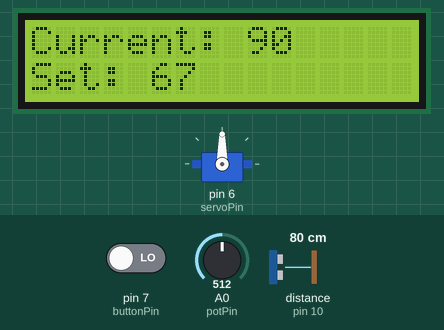
This sketch was run on a simulated Arduino Uno, built with avr-gcc and run on an emulated ATmega328P. Shown: servo, 16×2 character LCD. The inputs (shaded band) are chosen by the test bench; at power-on: A0 (potPin) = 512, pin 7 (buttonPin) LOW, distance to the obstacle (sensor on pin 10) 80 cm. The echo pulse lasts 58.3 µs per cm.

Above: at 1.2 s.
1.3 s: A0 (potPin) set to 716
At 1.8 s:
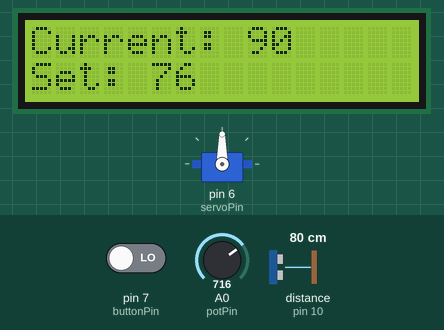
2.8 s: A0 (potPin) set to 900
At 4.0 s:
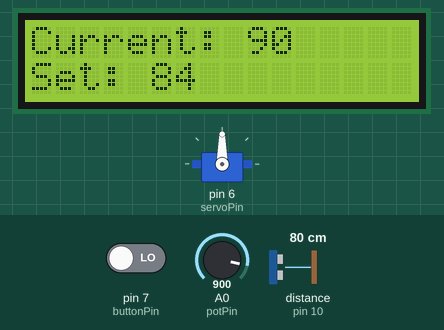
4.3 s: A0 (potPin) set to 1023
At 5.0 s:
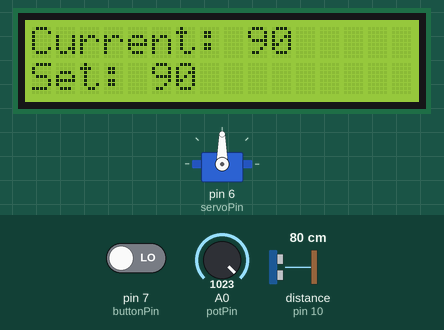
5.8 s: pin 7 (buttonPin) driven HIGH
8.8 s: A0 (potPin) set to 1005
At 10.2 s:
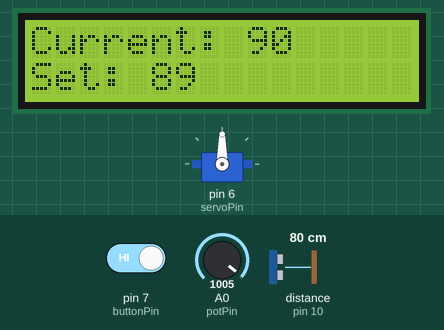
11.8 s: A0 (potPin) set to 511
At 12.5 s:
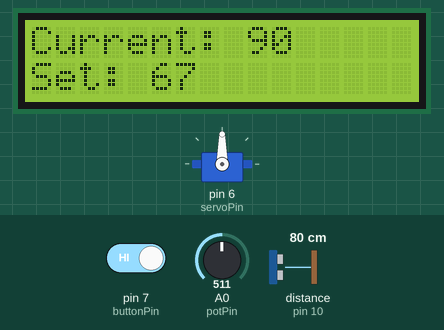
Timing chart, 0 to 14.8 s (numbered marks = the images above; inputs shaded):
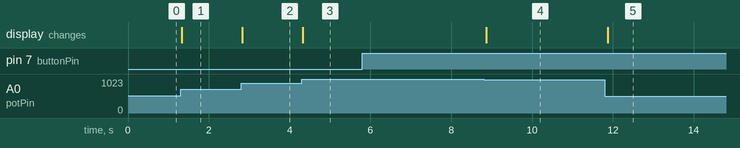

The sketch:

wheelchair.ino
```cpp
#include <LiquidCrystal_I2C.h>
#include <Wire.h>
#include <Servo.h>

// Servo
Servo mainServo;

// LCD
LiquidCrystal_I2C lcd(0x27, 16, 2);

// Pins
const int trigPin = 9;
const int echoPin = 10;
const int buttonPin = 7;
const int servoPin = 6;
const int potPin = A0;

// Functions
double getDistance(int trigPin, int echoPin) {
  /* Get distance from ultrasonic sensor in meters
    * @param trigPin: Trig pin number on ultrasonic sensor
    * @param echoPin: Echo pin number on ultrasonic sensor
    * @return: Meters detected from ultrasonic sensor
  */

  // Setup variables
  double duration;

  // Startup trig pin
  digitalWrite(trigPin, LOW);
  delayMicroseconds(2);
  digitalWrite(trigPin, HIGH);
  delayMicroseconds(10);
  digitalWrite(trigPin, LOW);

  // Find duration from echo pin
  duration = pulseIn(echoPin, HIGH);

  // Do calculation to find distance in meters
  return (duration * 0.000343) / 2.0;
}

bool checkObstruction(int trigPin, int echoPin, double distance) {
  /* Check if there is anything blocking the wheelchair
    * @param trigPin: Trig pin number on ultrasonic sensor
    * @param echoPin: Echo pin number on ultrasonic sensor
    * @param distance: Minimum distance in meters that the wheelchair has to be in range for
    * @return: True if there is an obstruction, false otherwise
  */

  return getDistance(trigPin, echoPin) <= distance;
}

void slowlyRotate(int inputAngle, Servo *servo, bool obstructionCheck = false) {
  /* Slowly rotate the motor, checking if the obstruction is still there if asked
    * @param inputAngle: Angle to move to
    * @param servo: Pointer to servo module
    * @param obstructionCheck: Optional check to see if there is still an obstruction
  */

  // Get current angle from motor
  int currentAngle = (*servo).read();

  // If the current angle is less than the input angle
  // Move the servo up one degree at a time and check if the obstruction persists if
  // the option is selected, if it is, stop moving the servo
  if(currentAngle < inputAngle) {
    for(int i = 1; i <= (inputAngle - currentAngle); i++) {
      (*servo).write(currentAngle + i);
      if(checkObstruction(trigPin, echoPin, .10) == 0 && obstructionCheck) break;
      delay(30);
    }

  // If the current angle is greater than the input angle
  // Move the servo down one degree at a time and check if the obstruction persists if
  // the option is selected, if it is, stop moving the servo
  } else if(currentAngle > inputAngle) {
    for(int i = 1; i <= (currentAngle - inputAngle); i++) {
      (*servo).write(currentAngle - i);
      if(checkObstruction(trigPin, echoPin, .10) == 0 && obstructionCheck) break;
      delay(30);
    }
  }

  return;
}

void updateLCD(int setAngle, LiquidCrystal_I2C *lcd, Servo *servo) {
  /* Update LCD module
    * @param setAngle: Number to set to set angle section
    * @param lcd: Pointer to lcd module
    * @param servo: Pointer to servo module
  */

  // Clear current LCD
  (*lcd).clear();

  // Set current angle number
  (*lcd).setCursor(0, 0);
  (*lcd).print("Current: ");
  (*lcd).print((*servo).read());

  // Set set angle number
  (*lcd).setCursor(0, 1);
  (*lcd).print("Set: ");
  (*lcd).print(setAngle);

  return;
}

// Main
void setup() {
  // Pin Setup
  pinMode(trigPin, OUTPUT);
  pinMode(echoPin, INPUT);
  pinMode(buttonPin, INPUT);

  // Attach motor
  mainServo.attach(servoPin);

  // Turn on LCD
  lcd.init();
  lcd.backlight();
  updateLCD(map(analogRead(potPin), 0, 1023, 45, 90), &lcd, &mainServo);

  // Turn on serial
  Serial.begin(9600);
}

void loop() {
  // Setup static variables to not have to update LCD frequently
  static int prevSetAngle = -1;
  static int setAngle = map(analogRead(potPin), 0, 1023, 45, 90);

  // Find set angle from potentiometer
  setAngle = map(analogRead(potPin), 0, 1023, 45, 90);

  if(digitalRead(buttonPin) == 1) {

    // If button is pressed and the angle is not 90 degrees
    // First check the set angle is greater than the current angle of the motor
    // and move to the set angle if it is
    // If the set angle is lower than the current angle
    // Check for an obstruction, and if there is an obstruction
    // move the motor to the set angle
    // Otherwise, move to 90 degrees
    if(mainServo.read() != 90) {
      if(setAngle > mainServo.read()) {
        slowlyRotate(setAngle, &mainServo);
      } else if(setAngle < mainServo.read() && checkObstruction(trigPin, echoPin, .10)){
        slowlyRotate(setAngle, &mainServo);
      } else {
        slowlyRotate(90, &mainServo);
      }
      delay(500);
    }

    // If button is pressed and the angle is 90 degrees
    // Check if the wheelchair is close enough to an object
    // If it is, then rotate the wheelchair to the set angle
    else {
      if(checkObstruction(trigPin, echoPin, .10)) {
        slowlyRotate(setAngle, &mainServo, true);
        delay(500);
      }
    }

    // Update LCD after changing motor value
    updateLCD(setAngle, &lcd, &mainServo);
  }

  // Only LCD if the potentiometer value changed
  if(prevSetAngle != setAngle) updateLCD(setAngle, &lcd, &mainServo);
  prevSetAngle = setAngle;

  delay(10);
}
```

Measured:
- after the input at 1.3 s, the display: changes at once (image 1)
- after the input at 2.8 s, the display: changes at once (image 2)
- after the input at 4.3 s, the display: changes at once (image 3)
- after the input at 5.8 s, every drawn part: stays the same
- after the input at 8.8 s, the display: changes after 0.07 s (image 4)
- after the input at 11.8 s, the display: changes after 0.07 s (image 5)
